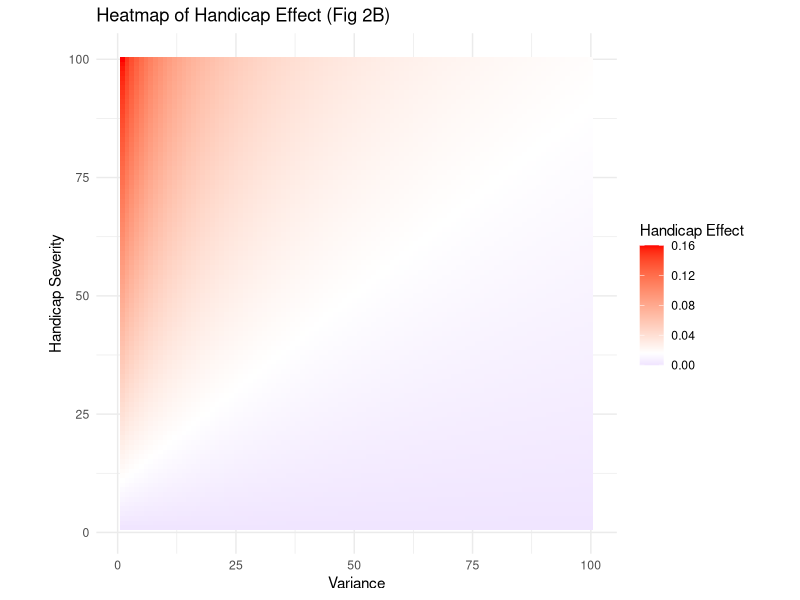

Write the R code that produced this figure.
library(ggplot2)
library(reshape2)

# Define the fixed beta and the range of variance and handicap severity
beta <- 0.0008
variance_seq <- seq(0, 10000, length.out = 100)
handicap_seq <- seq(0, 200, length.out = 100)

# Create an empty matrix to store the results
results_matrix <- matrix(nrow = length(handicap_seq), ncol = length(variance_seq))

# Populate the matrix with the handicap effect (H) values
for(i in 1:length(handicap_seq)) {
  for(j in 1:length(variance_seq)) {
    V <- variance_seq[j]
    k <- handicap_seq[i]
    H <- beta * k / (1 + beta * V)
    results_matrix[i, j] <- H
  }
}

# Convert the matrix to a data frame for plotting
results_df <- melt(results_matrix)
names(results_df) <- c("HandicapSeverity", "Variance", "HandicapEffect")

# Set up PDF output
pdf("handicap_effect_heatmap_2B.pdf", width = 8, height = 6)

# Plot the heatmap
heatmap_plot <- ggplot(results_df, aes(x = Variance, y = HandicapSeverity, fill = HandicapEffect)) +
  geom_tile() +
  scale_fill_gradient2(low = "blue", high = "red", mid = "white", 
                       midpoint = median(results_df$HandicapEffect), limit = c(min(results_df$HandicapEffect), max(results_df$HandicapEffect)),
                       space = "Lab", name="Handicap Effect") +
  theme_minimal() +
  labs(x = "Variance", y = "Handicap Severity", title = "Heatmap of Handicap Effect (Fig 2B)") +
  coord_fixed(ratio = 1)

# Print the plot to the PDF
print(heatmap_plot)

# Close the PDF device
dev.off()
